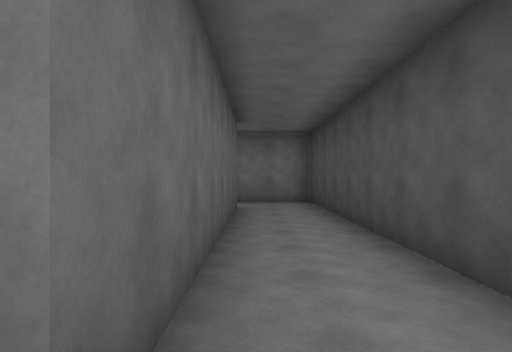
View 1 (above)

21 first-person views from a walk through a 3-D level made in the Unity game engine. The camera is 1.5 m above the floor, looks level and sees 75° across. The floor is counted in squares, 2 m on a side. Each view is taken from the middle of a square. On the plan, view 1 faces up. The plan holds only what a view shows up to about 11 squares ahead; the rest is blank. The place goes on beyond the plan. The player character is not drawn.

View 2
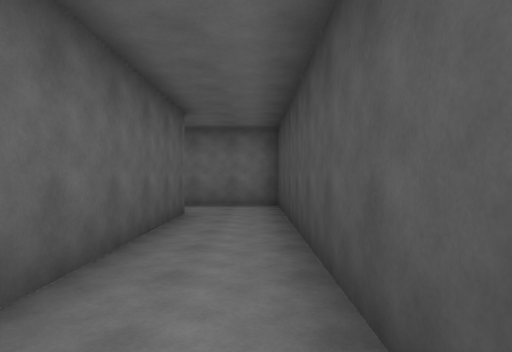

View 3
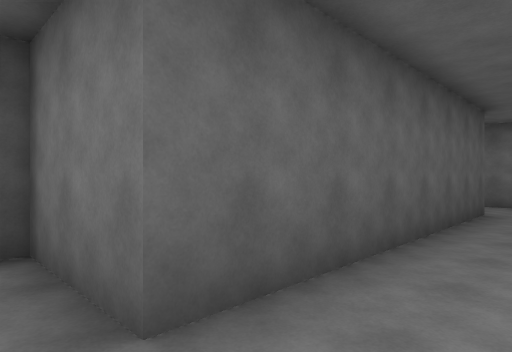

View 4
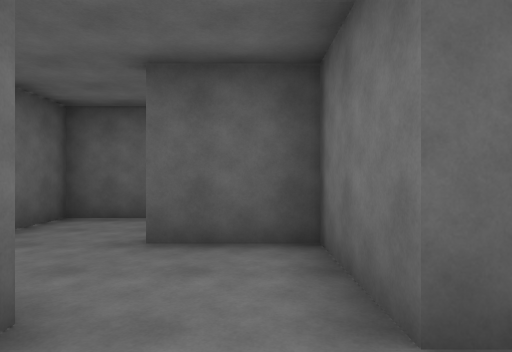

View 5
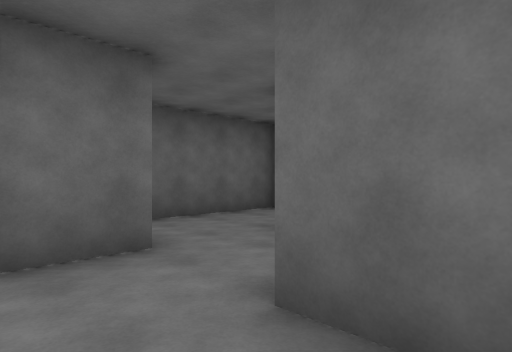

View 6
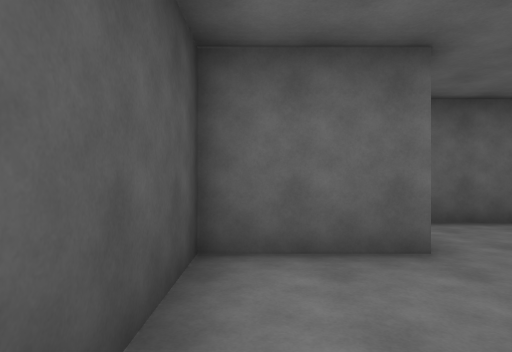

View 7
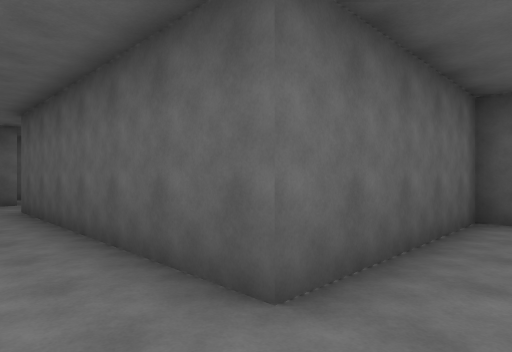

View 8
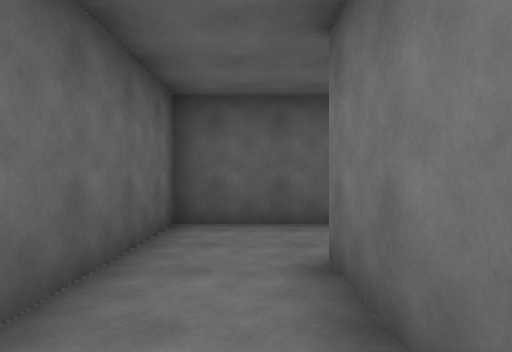

View 9
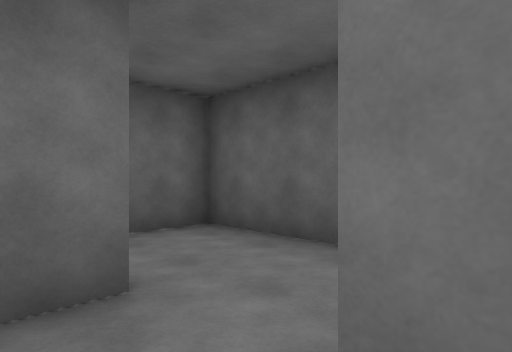

View 10
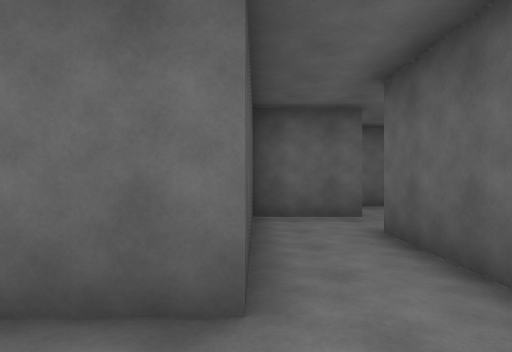

View 11
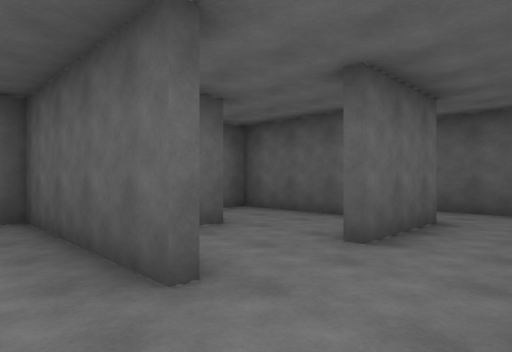

View 12
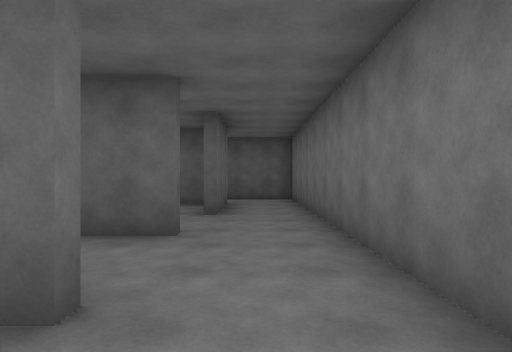

View 13
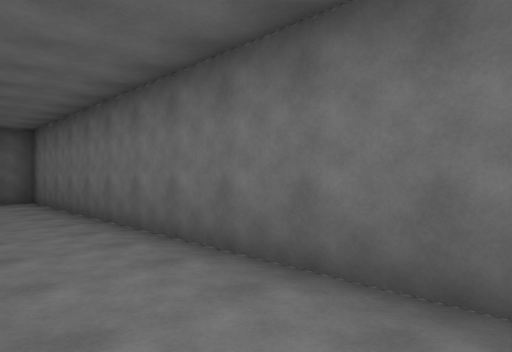

View 14
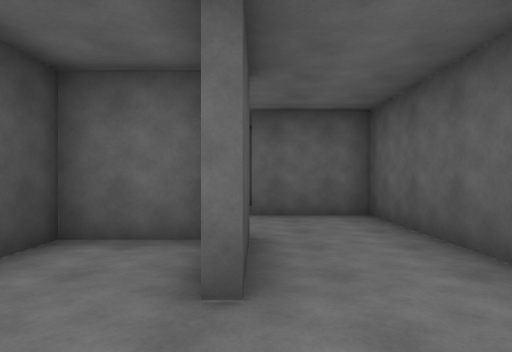

View 15
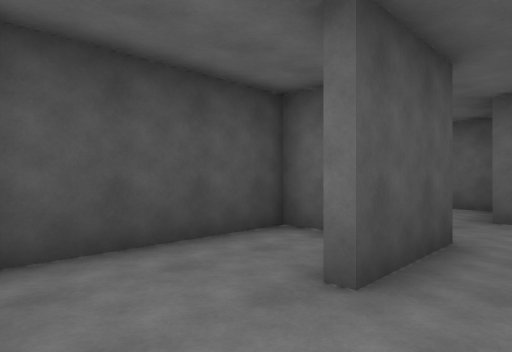

View 16
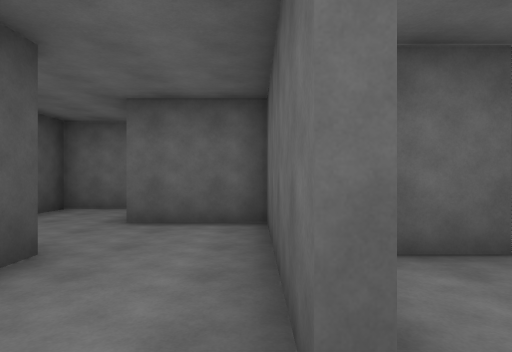

View 17
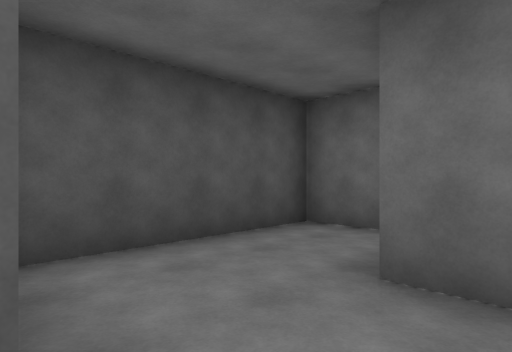

View 18
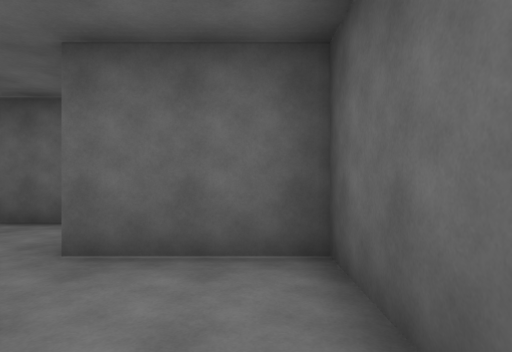

View 19
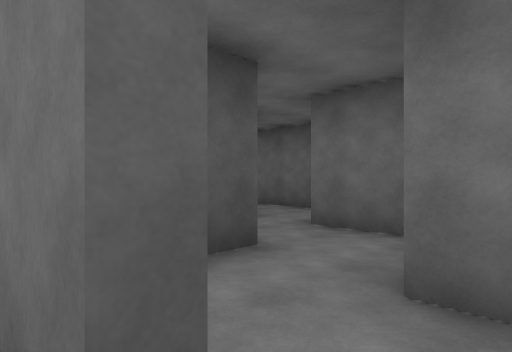

View 20
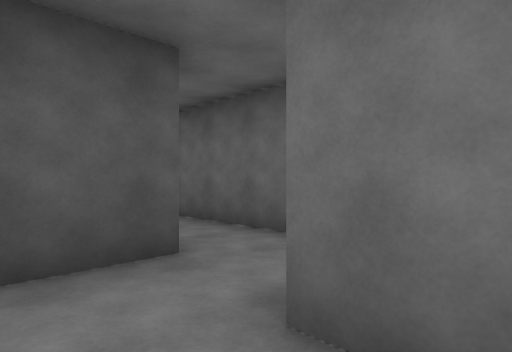

View 21
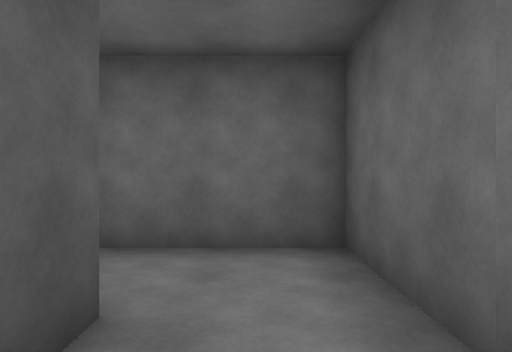

### Floor plan
Ten units are one square. View 1 is at (0, 0); x grows to the right and y downward. Boxes are objects, and circles mark ways between rooms. Rooms are numbered by the first view taken in them; rooms with no view inside come last. Other rooms are left out.
<svg viewBox="-35 -167 126 206">
<path fill="none" stroke="#000" d="M-4 -77 -4 -7 -16 -7M-8 12 16 12 16 -96 -4 -96M38 -140 38 -116M15 -118 28 -118M-7 -138 -7 -116M61 -118 61 -140M66 -121 83 -121 83 -156M-9 -108 -9 -142 16 -142M78 -162 -27 -162 -27 -115M-30 -99 -9 -99M26 -77 41 -77M41 -77 41 -55 86 -55M58 -71 58 -86M60 -75 83 -75 83 -115M-7 -116 -7 -99 19 -99M36 -94 36 -101M38 -116 38 -96 61 -96M-16 -7 -27 -7 -27 12M-25 34 -10 34"/>
<circle cx="-10" cy="0" r="3" fill="#2a7"/>
<circle cx="5" cy="-120" r="3" fill="#2a7"/>
<circle cx="50" cy="-125" r="3" fill="#2a7"/>
<circle cx="40" cy="-90" r="3" fill="#2a7"/>
<circle cx="30" cy="-100" r="3" fill="#2a7"/>
<circle cx="60" cy="-110" r="3" fill="#2a7"/>
<circle cx="20" cy="-110" r="3" fill="#2a7"/>
<circle cx="-20" cy="10" r="3" fill="#2a7"/>
<text x="0" y="-40">1</text>
<text x="30" y="-140">2</text>
<text x="30" y="-90">3</text>
<text x="50" y="-80">4</text>
<text x="70" y="-100">5</text>
<text x="10" y="-110">6</text>
<text x="30" y="-110">7</text>
<text x="50" y="-110">8</text>
<text x="-20" y="0">9</text>
<text x="-20" y="20">10</text>
</svg>
Room 1 opens to room 9. Room 2 opens to room 6. Room 2 opens to room 8. Room 3 opens to room 4. Room 3 opens to room 7. Room 5 opens to room 8. Room 6 opens to room 7. Room 9 opens to room 10.

Where each view was taken, in squares from view 1:
view 1: 0 up, 0 right, facing up
view 2: 1 up, 1 right, facing up
view 3: 0 up, 1 right, facing up-left
view 4: 0 up, 1 right, facing left
view 5: 2 up, 1 right, facing down-left
view 6: 2 up, 1 right, facing down
view 7: 9 up, 1 right, facing down-left
view 8: 9 up, 0 right, facing left
view 9: 12 up, 2 left, facing down-left
view 10: 16 up, 1 left, facing down
view 11: 16 up, 5 right, facing down-left
view 12: 15 up, 8 right, facing left
view 13: 14 up, 8 right, facing up-left
view 14: 16 up, 6 right, facing down
view 15: 16 up, 5 right, facing down-right
view 16: 15 up, 4 right, facing down
view 17: 12 up, 5 right, facing down-right
view 18: 13 up, 0 right, facing down
view 19: 12 up, 1 right, facing down-right
view 20: 9 up, 3 right, facing down-right
view 21: 9 up, 5 right, facing down
